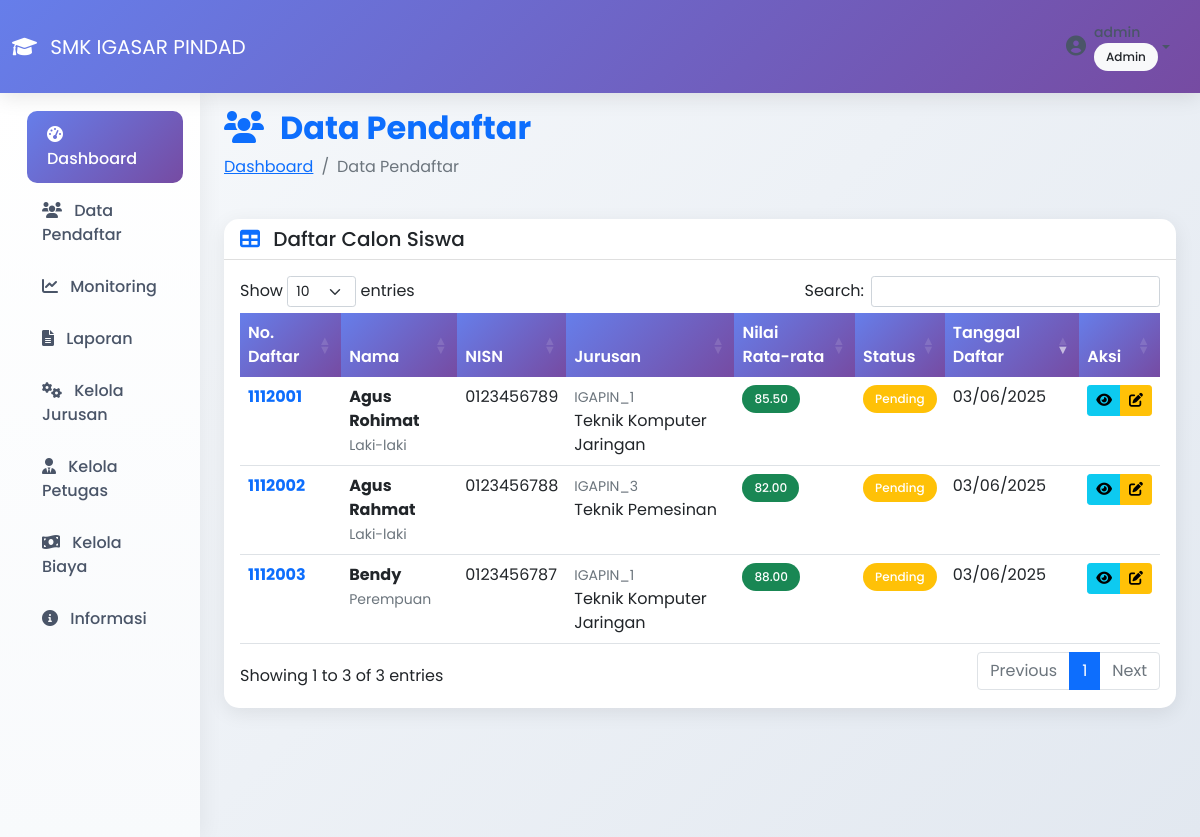
The page /data_pendaftar.php (signed in) on the database its author committed.
### tables this page shows
CREATE TABLE pendaftar (
    no_daftar VARCHAR(20) PRIMARY KEY,
    nama VARCHAR(100),
    alamat TEXT,
    jk CHAR(1),
    kode_jur VARCHAR(10),
    kd_petugas VARCHAR(10),
    tahun_ajaran VARCHAR(10),
    nisn VARCHAR(20),
    tempat_lahir VARCHAR(100),
    tanggal_lahir DATE,
    nama_ayah VARCHAR(100),
    nama_ibu VARCHAR(100),
    no_hp VARCHAR(20),
    asal_sekolah VARCHAR(100),
    nilai_rata DECIMAL(5,2),
    status_pendaftaran ENUM('pending', 'diterima', 'ditolak') DEFAULT 'pending',
    user_id INT,
    tanggal_daftar TIMESTAMP DEFAULT CURRENT_TIMESTAMP,
    FOREIGN KEY (kode_jur) REFERENCES jurusan(kode_jur),
    FOREIGN KEY (kd_petugas) REFERENCES petugas(kd_petugas),
    FOREIGN KEY (user_id) REFERENCES registrasi(id_registrasi)
);

CREATE TABLE jurusan (
    kode_jur VARCHAR(10) PRIMARY KEY,
    nama_jurusan VARCHAR(100),
    kuota INT DEFAULT 30,
    status VARCHAR(20) DEFAULT 'aktif',
    created_at TIMESTAMP DEFAULT CURRENT_TIMESTAMP
);

### classes/Pendaftar.php (called while the page is built, shortened)
<?php
class Pendaftar {
    private $conn;
    public function __construct($db) {
        $this->conn = $db;
    }
    public function getAll() {
        $query = "SELECT p.*, j.nama_jurusan, pt.nama_petugas
                 FROM pendaftar p
                 LEFT JOIN jurusan j ON p.kode_jur = j.kode_jur
                 LEFT JOIN petugas pt ON p.kd_petugas = pt.kd_petugas
                 ORDER BY p.tanggal_daftar DESC";
        $stmt = $this->conn->prepare($query);
        $stmt->execute();
        return $stmt;
    }
}
?>

### data_pendaftar.php (the view, shortened to what this page needs)
<?php
require_once 'classes/Pendaftar.php';
$database = new Database();
$db = $database->getConnection();
$pendaftar = new Pendaftar($db);
$pendaftar_list = $pendaftar->getAll();
?>
<!DOCTYPE html>
<html lang="id">
<head>
    <link href="https://cdn.jsdelivr.net/npm/bootstrap@5.1.3/dist/css/bootstrap.min.css" rel="stylesheet">
    <link href="https://cdnjs.cloudflare.com/ajax/libs/font-awesome/6.0.0/css/all.min.css" rel="stylesheet">
    <link href="https://cdn.datatables.net/1.11.5/css/dataTables.bootstrap5.min.css" rel="stylesheet">
</head>
<body>
    <?php include 'includes/navbar.php'; ?>
    <div class="container-fluid">
        <div class="row">
            <?php include 'includes/sidebar.php'; ?>
            <main class="col-md-9 ms-sm-auto col-lg-10 px-md-4">
                <div class="d-flex justify-content-between flex-wrap flex-md-nowrap align-items-center pt-3 pb-2 mb-3">
                    <div>
                        <h1 class="h2 text-primary fw-bold">
                            <i class="fas fa-users me-3"></i>Data Pendaftar
                        </h1>
                        <nav aria-label="breadcrumb">
                            <ol class="breadcrumb">
                                <li class="breadcrumb-item"><a href="dashboard.php">Dashboard</a></li>
                                <li class="breadcrumb-item active">Data Pendaftar</li>
                            </ol>
                        </nav>
                    </div>
                </div>
                <div class="card">
                    <div class="card-header bg-transparent">
                        <h5 class="mb-0">
                            <i class="fas fa-table me-2 text-primary"></i>
                            Daftar Calon Siswa
                        </h5>
                    </div>
                    <div class="card-body">
                        <div class="table-responsive">
                            <table class="table table-hover" id="pendaftarTable">
                                <thead>
                                    <tr>
                                        <th>No. Daftar</th>
                                        <th>Nama</th>
                                        <th>NISN</th>
                                        <th>Jurusan</th>
                                        <th>Nilai Rata-rata</th>
                                        <th>Status</th>
                                        <th>Tanggal Daftar</th>
                                        <th>Aksi</th>
                                    </tr>
                                </thead>
                                <tbody>
                                    <?php while ($row = $pendaftar_list->fetch(PDO::FETCH_ASSOC)): ?>
                                    <tr>
                                        <td class="fw-bold text-primary"><?php echo $row['no_daftar']; ?></td>
                                        <td>
                                            <div>
                                                <strong><?php echo htmlspecialchars($row['nama']); ?></strong>
                                                <br><small class="text-muted"><?php echo $row['jk'] == 'L' ? 'Laki-laki' : 'Perempuan'; ?></small>
                                            </div>
                                        </td>
                                        <td><?php echo $row['nisn']; ?></td>
                                        <td>
                                            <small class="text-muted"><?php echo $row['kode_jur']; ?></small><br>
                                            <?php echo $row['nama_jurusan']; ?>
                                        </td>
                                        <td>
                                            <span class="badge bg-<?php echo $row['nilai_rata'] >= 80 ? 'success' : ($row['nilai_rata'] >= 70 ? 'warning' : 'danger'); ?>">
                                                <?php echo $row['nilai_rata']; ?>
                                            </span>
                                        </td>
                                        <td>
                                            <span class="badge bg-<?php
                                                echo $row['status_pendaftaran'] == 'diterima' ? 'success' :
                                                    ($row['status_pendaftaran'] == 'ditolak' ? 'danger' : 'warning');
                                            ?>">
                                                <?php echo ucfirst($row['status_pendaftaran']); ?>
                                            </span>
                                        </td>
                                        <td><?php echo date('d/m/Y', strtotime($row['tanggal_daftar'])); ?></td>
                                        <td>
                                            <div class="btn-group" role="group">
                                                <button class="btn btn-sm btn-info" onclick="viewDetail('<?php echo $row['no_daftar']; ?>')">
                                                    <i class="fas fa-eye"></i>
                                                </button>
                                                <?php if ($_SESSION['role'] == 'admin' || $_SESSION['role'] == 'petugas'): ?>
                                                <button class="btn btn-sm btn-warning" onclick="updateStatus('<?php echo $row['no_daftar']; ?>', '<?php echo $row['status_pendaftaran']; ?>')">
                                                    <i class="fas fa-edit"></i>
                                                </button>
                                                <?php endif; ?>
                                            </div>
                                        </td>
                                    </tr>
                                    <?php endwhile; ?>
                                </tbody>
                            </table>
                        </div>
                    </div>
                </div>
            </main>
        </div>
    </div>
</body>
</html>

### includes/navbar.php (shortened to what this page needs)
<nav class="navbar navbar-expand-lg navbar-dark">
    <div class="container-fluid">
        <a class="navbar-brand" href="dashboard.php">
            <i class="fas fa-graduation-cap me-2"></i>
            SMK IGASAR PINDAD
        </a>
        <div class="collapse navbar-collapse" id="navbarNav">
            <div class="navbar-nav ms-auto">
                <div class="nav-item dropdown">
                    <a class="nav-link dropdown-toggle d-flex align-items-center" href="#" id="navbarDropdown" role="button" data-bs-toggle="dropdown">
                        <div class="me-2">
                            <i class="fas fa-user-circle fa-lg"></i>
                        </div>
                        <div>
                            <small class="d-block"><?php echo $_SESSION['username']; ?></small>
                            <span class="badge bg-light text-dark"><?php echo ucfirst($_SESSION['role']); ?></span>
                        </div>
                    </a>
                </div>
            </div>
        </div>
    </div>
</nav>

### includes/sidebar.php (shortened to what this page needs)
<nav id="sidebarMenu" class="col-md-3 col-lg-2 d-md-block sidebar collapse">
    <div class="position-sticky pt-3">
        <ul class="nav flex-column">
            <li class="nav-item">
                <a class="nav-link active" href="dashboard.php">
                    <i class="fas fa-tachometer-alt me-2"></i>
                    Dashboard
                </a>
            </li>
            <?php if (in_array($_SESSION['role'], ['admin', 'petugas'])): ?>
            <li class="nav-item">
                <a class="nav-link" href="data_pendaftar.php">
                    <i class="fas fa-users me-2"></i>
                    Data Pendaftar
                </a>
            </li>
            <li class="nav-item">
                <a class="nav-link" href="monitoring.php">
                    <i class="fas fa-chart-line me-2"></i>
                    Monitoring
                </a>
            </li>
            <li class="nav-item">
                <a class="nav-link" href="laporan.php">
                    <i class="fas fa-file-alt me-2"></i>
                    Laporan
                </a>
            </li>
            <?php endif; ?>
            <?php if ($_SESSION['role'] == 'admin'): ?>
            <li class="nav-item">
                <a class="nav-link" href="kelola_jurusan.php">
                    <i class="fas fa-cogs me-2"></i>
                    Kelola Jurusan
                </a>
            </li>
            <li class="nav-item">
                <a class="nav-link" href="kelola_petugas.php">
                    <i class="fas fa-user-tie me-2"></i>
                    Kelola Petugas
                </a>
            </li>
            <li class="nav-item">
                <a class="nav-link" href="kelola_biaya.php">
                    <i class="fas fa-money-bill-wave me-2"></i>
                    Kelola Biaya
                </a>
            </li>
            <?php endif; ?>
            <li class="nav-item">
                <a class="nav-link" href="informasi.php">
                    <i class="fas fa-info-circle me-2"></i>
                    Informasi
                </a>
            </li>
        </ul>
    </div>
</nav>

### data_pendaftar.php (style rules this page uses)
* { font-family: 'Poppins', sans-serif; }
body { background: linear-gradient(135deg, #f8fafc 0%, #e2e8f0 100%); min-height: 100vh; }
.navbar { background: linear-gradient(135deg, #667eea 0%, #764ba2 100%) !important; box-shadow: 0 4px 20px rgba(0,0,0,0.1); }
.sidebar { background: linear-gradient(180deg, #ffffff 0%, #f8fafc 100%); box-shadow: 4px 0 20px rgba(0,0,0,0.05); min-height: calc(100vh - 56px); }
.nav-link { color: #4a5568 !important; font-weight: 500; padding: 12px 20px; margin: 2px 10px; border-radius: 10px; transition: all 0.3s ease; }
.nav-link:hover, .nav-link.active { background: linear-gradient(135deg, #667eea 0%, #764ba2 100%); color: white !important; transform: translateX(5px); }
.card { border: none; border-radius: 15px; box-shadow: 0 5px 20px rgba(0,0,0,0.08); }
.table th { background: linear-gradient(135deg, #667eea 0%, #764ba2 100%); color: white; border: none; font-weight: 600; }
.badge { padding: 8px 12px; border-radius: 20px; font-weight: 500; }

### rows shown on the page
pendaftar: no_daftar "1112001", nama "Agus Rohimat", jk "Laki-laki", nisn "0123456789", kode_jur "IGAPIN_1", kode_jur.nama_jurusan "Teknik Komputer Jaringan", nilai_rata "85.50", status_pendaftaran "Pending", tanggal_daftar "03/06/2025"
pendaftar: no_daftar "1112002", nama "Agus Rahmat", jk "Laki-laki", nisn "0123456788", kode_jur "IGAPIN_3", kode_jur.nama_jurusan "Teknik Pemesinan", nilai_rata "82.00", status_pendaftaran "Pending", tanggal_daftar "03/06/2025"
pendaftar: no_daftar "1112003", nama "Bendy", jk "Perempuan", nisn "0123456787", kode_jur "IGAPIN_1", kode_jur.nama_jurusan "Teknik Komputer Jaringan", nilai_rata "88.00", status_pendaftaran "Pending", tanggal_daftar "03/06/2025"

### other values the page prints
$_SESSION['username'] "admin"
$_SESSION['role'] "Admin"
